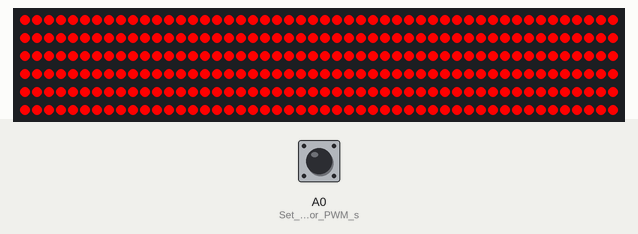
Simulated run of this sketch. Board: Arduino Uno, built with avr-gcc and run on an emulated ATmega328P. Shown: 300 RGB LEDs in strip order, left to right, continuing on the next row. The inputs (shaded band) are chosen by the test bench; at power-on: A0 (Set_A0_as_input_for_PWM_s) LOW. What the sketch prints to the serial monitor is not drawn.

1.3 s: A0 (Set_A0_as_input_for_PWM_s) pulled HIGH for 0.15 s
Above: at 3.4 s.
Timing chart, 0 to 4.9 s (numbered marks = the images above; inputs shaded):
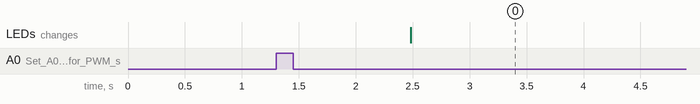

The sketch:

LED.ino
```cpp
#include <Adafruit_NeoPixel.h>

#define PIN 6            // Data pin to first LED
#define NUM_LEDS 300      // Number of LEDs in the chain (fake)

Adafruit_NeoPixel strip(NUM_LEDS, PIN, NEO_GRB + NEO_KHZ800);

unsigned long pulseWidth = 0;  // Store the pulse width from A0
unsigned long previousPulseWidth = 0; // Store the previous pulse width from A0 (lil optimization)

// Defines LED state structure (ahh structs are so nice)
struct LedState {
  unsigned long minPulseWidth; // Minimum pulse width for this state
  unsigned long maxPulseWidth; // Maximum pulse width for this state
  uint32_t color;             // RGB color value (use Adafruit's RGB format)
  const char* name;           // Name of the state for debugging
};

// Different color states, 500 micro second thresholds bc PWM is NOT trustworthy (I think, idrk)

const LedState LED_STATES[] = {
  {0, 750, strip.Color(255, 0, 0), "Red"},       // Pulse width 0-750 => Red
  {751, 1250, strip.Color(255, 165, 0), "Orange"}, // Pulse width 751-1250 => Orange
  {1251, 1750, strip.Color(0, 255, 0), "Green"}, // Pulse width 1251-1750 => Green
  {1751, 2250, strip.Color(128, 0, 128), "Purple"}, // Pulse width 1751-2250 => Purple
  {2251, 2750, strip.Color(0, 0, 255), "Blue"},  // Pulse width 2251-2750 => Blue
  {2751, 3250, strip.Color(255, 255, 0), "Yellow"}, // Pulse width 2751-3250 => Yellow
  {3251, 3750, strip.Color(255, 255, 255), "White"}, // Pulse width 3251-3750 => White
  {3751, 4096, strip.Color(0, 0, 0), "Off"}     // Pulse width 3751-4096 => Off (black)
};

const int NUM_STATES = sizeof(LED_STATES) / sizeof(LED_STATES[0]);

void setup() {
  strip.begin(); // Initialize the LED strip
  strip.show();  // Initialize all LEDs to 'off'

  pinMode(A0, INPUT);  // Set A0 as input for PWM signal (input from rio)

  Serial.begin(9600);
  Serial.println("RGB LED Controller Started");
}

void loop() {
  // Read the PWM pulse width from A0
  pulseWidth = pulseIn(A0, HIGH);

  if (pulseWidth == previousPulseWidth) {
    // W optimization, if the pulse width hasn't changed, no need to update the LEDs
    delay(20);
    return;
  }

  // Find the corresponding color state based on the pulse width
  for (int i = 0; i < NUM_STATES; i++) {
    if (pulseWidth >= LED_STATES[i].minPulseWidth && pulseWidth <= LED_STATES[i].maxPulseWidth) {
      // Set all LEDs to the corresponding color for this state
      setLedColor(LED_STATES[i].color);
      break;
    }
  }
  previousPulseWidth = pulseWidth;
  delay(20);
}

void setLedColor(uint32_t color) {
  for (int i = 0; i < NUM_LEDS; i++) {
    strip.setPixelColor(i, color);  // Set the color for each LED
  }
  strip.show();  // Update the LEDs with the new color data
}
```

Measured:
- after the input at 1.3 s, the LEDs: change after 1.2 s (image 0)
